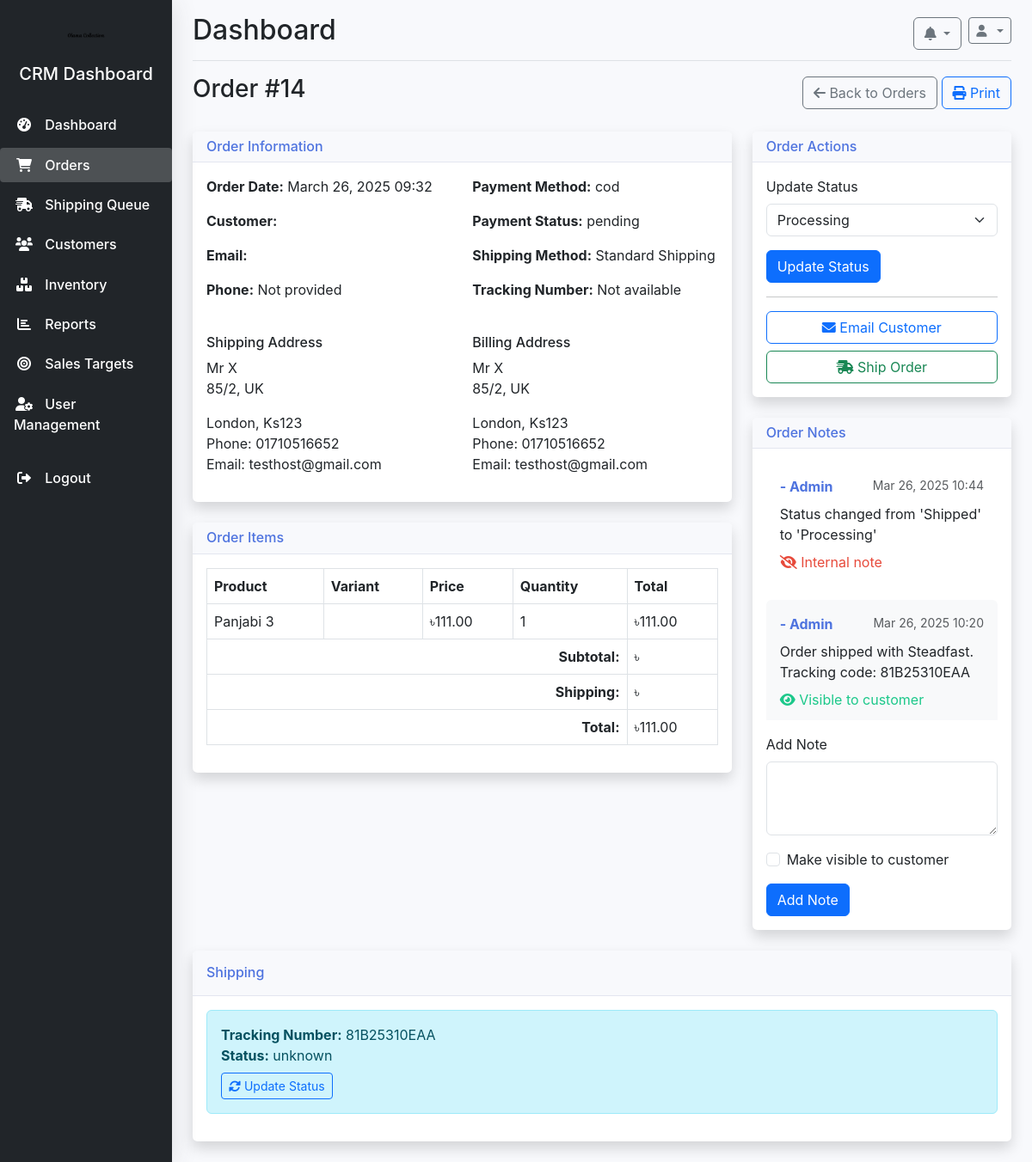
/crm/orders/14/ (signed in), run on the app's committed database.
### orders/models.py (models this page shows, shortened)
class Order(models.Model):
    order_number = models.CharField(max_length=20, unique=True, null=True, blank=True)
    customer = models.ForeignKey(User, on_delete=models.SET_NULL, related_name='orders', null=True, blank=True)
    shipping_address = models.TextField(null=True, blank=True)
    billing_address = models.TextField(blank=True, null=True)
    payment_method = models.CharField(max_length=50, null=True, blank=True)  # Made nullable
    payment_status = models.CharField(max_length=50, default='pending')
    total_amount = models.DecimalField(max_digits=10, decimal_places=2, null=True, blank=True)  # Made nullable
    created_at = models.DateTimeField(auto_now_add=True)
    updated_at = models.DateTimeField(auto_now=True)
    status = models.ForeignKey('crm.OrderStatus', on_delete=models.SET_NULL, null=True, blank=True)
    tracking_code = models.CharField(max_length=50, blank=True, null=True)
    consignment_id = models.CharField(max_length=50, blank=True, null=True)
    delivery_status = models.CharField(max_length=50, blank=True, null=True)
    inventory_updated = models.BooleanField(default=False)

class OrderItem(models.Model):
    order = models.ForeignKey(Order, on_delete=models.CASCADE, related_name='items')
    product = models.ForeignKey(Product, on_delete=models.SET_NULL, null=True, blank=True)  # Made nullable
    variant = models.ForeignKey(ProductVariant, on_delete=models.SET_NULL, null=True, blank=True)
    quantity = models.PositiveIntegerField(null=True, blank=True, default=1)  # Made nullable
    price = models.DecimalField(max_digits=10, decimal_places=2, null=True, blank=True)  # Made nullable
    @property
    def total_price(self):
        if self.price is None or self.quantity is None:
            return 0
        return self.price * self.quantity

### products/models.py (models this page shows, shortened)
class Product(models.Model):
    PRODUCT_TYPE_CHOICES = (
        ('simple', 'Simple Product'),
        ('variable', 'Variable Product')
    )
    name = models.CharField(max_length=255)
    slug = models.SlugField(unique=True)
    description = models.TextField()
    category = models.ForeignKey(Category, on_delete=models.CASCADE)
    price = models.DecimalField(max_digits=10, decimal_places=2)
    discount_price = models.DecimalField(max_digits=10, decimal_places=2, null=True, blank=True)
    is_featured = models.BooleanField(default=False)
    is_active = models.BooleanField(default=True)
    created_at = models.DateTimeField(auto_now_add=True)
    updated_at = models.DateTimeField(auto_now=True)
    product_type = models.CharField(max_length=10, choices=PRODUCT_TYPE_CHOICES, default='simple')
    stock_quantity = models.PositiveIntegerField(default=0, null=True, blank=True)
    sku = models.CharField(max_length=100, null=True, blank=True)

### crm/models.py (models this page shows, shortened)
class OrderStatus(models.Model):
    name = models.CharField(max_length=50)
    description = models.TextField(blank=True)
    color_code = models.CharField(max_length=7, default="#808080")  # Hex color code
    is_active = models.BooleanField(default=True)
    sort_order = models.PositiveSmallIntegerField(default=0)
    is_initial = models.BooleanField(default=False)
    is_processing = models.BooleanField(default=False)
    is_completed = models.BooleanField(default=False)
    is_cancelled = models.BooleanField(default=False)
    class Meta:
        verbose_name_plural = "Order Statuses"
        ordering = ['sort_order']

class OrderNote(models.Model):
    order = models.ForeignKey('orders.Order', on_delete=models.CASCADE, related_name='crm_notes')
    user = models.ForeignKey(CRMUser, on_delete=models.SET_NULL, null=True, related_name='notes')
    note = models.TextField()
    created_at = models.DateTimeField(auto_now_add=True)
    is_customer_visible = models.BooleanField(default=False)
    class Meta:
        ordering = ['-created_at']

class CRMUser(models.Model):
    ROLE_CHOICES = (
        ('admin', _('Admin')),
        ('manager', _('Manager')),
        ('staff', _('Staff')),
    )
    user = models.OneToOneField(User, on_delete=models.CASCADE, related_name='crm_profile')
    role = models.CharField(max_length=20, choices=ROLE_CHOICES, default='staff')
    is_active = models.BooleanField(default=True)
    date_joined = models.DateTimeField(default=timezone.now)
    can_manage_orders = models.BooleanField(default=False)
    can_manage_inventory = models.BooleanField(default=False)
    can_view_reports = models.BooleanField(default=False)
    can_manage_customers = models.BooleanField(default=False)
    def __str__(self):
        return f"{self.user.get_full_name()} - {self.get_role_display()}"

### crm/views.py (the view, shortened to what this page needs)
# urls.py: path('orders/<int:order_id>/', views.order_detail, name='order_detail'),
@crm_login_required
def order_detail(request, order_id):
    order = get_object_or_404(Order.objects.select_related('status', 'customer'), id=order_id)
    order_items = order.items.select_related('product', 'variant').all()
    subtotal = sum(item.quantity * item.price for item in order_items if item.quantity and item.price)
    shipping_cost = order.shipping_cost if hasattr(order, 'shipping_cost') else 0
    discount_amount = order.discount_amount if hasattr(order, 'discount_amount') else 0
    total = order.total_amount or (subtotal + shipping_cost - discount_amount)
    customer_info = {
        'name': 'Guest',
        'email': 'Not provided',
        'phone': 'Not provided'
    }
    if order.customer:
        customer_info = {
            'name': order.customer.get_full_name() or order.customer.username,
            'email': order.customer.email or 'Not provided',
            'phone': getattr(order.customer, 'phone', None) or
                     (order.customer.profile.phone_number if hasattr(order.customer, 'profile') else 'Not provided'),
            'joined': order.customer.date_joined
        }
    notes = OrderNote.objects.filter(order=order).select_related('user') if hasattr(order, 'crm_notes') else []
    statuses = OrderStatus.objects.filter(is_active=True).order_by('sort_order')
    context = {
        'order': order,
        'order_items': order_items,
        'customer_info': customer_info,
        'subtotal': subtotal,
        'shipping_cost': shipping_cost,
        'discount_amount': discount_amount,
        'total': total,
        'notes': notes,
        'statuses': statuses
    }
    return render(request, 'crm/orders/detail.html', context)

### crm/templates/crm/orders/detail.html (shortened to what this page needs)
{% extends 'crm/base.html' %}
{% load static %}
{% block content %}
<div class="d-flex justify-content-between align-items-center mb-4">
    <h1 class="h3">Order #{{ order.id }}</h1>
    <div>
        <a href="{% url 'crm:order_list' %}" class="btn btn-outline-secondary">
            <i class="fas fa-arrow-left"></i> Back to Orders
        </a>
        <button type="button" class="btn btn-outline-primary" onclick="window.print();">
            <i class="fas fa-print"></i> Print
        </button>
    </div>
</div>
<div class="row">
    <div class="col-lg-8">
        <div class="card shadow mb-4">
            <div class="card-header">
                <h6 class="m-0 font-weight-bold text-primary">Order Information</h6>
            </div>
            <div class="card-body">
                <div class="row mb-4">
                    <div class="col-md-6">
                        <p><strong>Order Date:</strong> {{ order.created_at|date:"F d, Y H:i" }}</p>
                        <p><strong>Customer:</strong> {{ order.customer.user.get_full_name }}</p>
                        <p><strong>Email:</strong> {{ order.customer.user.email }}</p>
                        <p><strong>Phone:</strong> {{ order.customer.user.phone|default:"Not provided" }}</p>
                    </div>
                    <div class="col-md-6">
                        <p><strong>Payment Method:</strong> {{ order.payment_method }}</p>
                        <p><strong>Payment Status:</strong> {{ order.payment_status|default:"Unknown" }}</p>
                        <p><strong>Shipping Method:</strong> {{ order.shipping_method|default:"Standard Shipping" }}</p>
                        <p><strong>Tracking Number:</strong> {{ order.tracking_number|default:"Not available" }}</p>
                    </div>
                </div>
                <div class="row">
                    <div class="col-md-6">
                        <h6 class="font-weight-bold">Shipping Address</h6>
                        <address>
                            {{ order.shipping_address|linebreaks }}
                        </address>
                    </div>
                    <div class="col-md-6">
                        <h6 class="font-weight-bold">Billing Address</h6>
                        <address>
                            {{ order.billing_address|default:order.shipping_address|linebreaks }}
                        </address>
                    </div>
                </div>
            </div>
        </div>
        <div class="card shadow mb-4">
            <div class="card-header">
                <h6 class="m-0 font-weight-bold text-primary">Order Items</h6>
            </div>
            <div class="card-body">
                <div class="table-responsive">
                    <table class="table table-bordered">
                        <thead>
                            <tr>
                                <th>Product</th>
                                <th>Variant</th>
                                <th>Price</th>
                                <th>Quantity</th>
                                <th>Total</th>
                            </tr>
                        </thead>
                        <tbody>
                            {% for item in order.items.all %}
                            <tr>
                                <td>
                                    {{ item.product.name }}
                                </td>
                                <td>
                                </td>
                                <td>৳{{ item.price|floatformat:2 }}</td>
                                <td>{{ item.quantity }}</td>
                                <td>৳{{ item.total_price|floatformat:2 }}</td>
                            </tr>
                            {% endfor %}
                        </tbody>
                        <tfoot>
                            <tr>
                                <td colspan="4" class="text-end"><strong>Subtotal:</strong></td>
                                <td>৳{{ order.subtotal|floatformat:2 }}</td>
                            </tr>
                            <tr>
                                <td colspan="4" class="text-end"><strong>Shipping:</strong></td>
                                <td>৳{{ order.shipping_cost|floatformat:2 }}</td>
                            </tr>
                            <tr>
                                <td colspan="4" class="text-end"><strong>Total:</strong></td>
                                <td>৳{{ order.total_amount|floatformat:2 }}</td>
                            </tr>
                        </tfoot>
                    </table>
                </div>
            </div>
        </div>
    </div>
    <div class="col-lg-4">
        <div class="card shadow mb-4">
            <div class="card-header">
                <h6 class="m-0 font-weight-bold text-primary">Order Actions</h6>
            </div>
            <div class="card-body">
                <form action="{% url 'crm:update_order_status' order.id %}" method="post">
                    <div class="mb-3">
                        <label for="status" class="form-label">Update Status</label>
                        <select class="form-select" id="status" name="status">
                            {% for status in statuses %}
                            <option value="{{ status.id }}" {% if order.status.id == status.id %}selected{% endif %}>
                                {{ status.name }}
                            </option>
                            {% endfor %}
                        </select>
                    </div>
                    <button type="submit" class="btn btn-primary">Update Status</button>
                </form>
                <hr>
                <div class="d-grid gap-2">
                    <button type="button" class="btn btn-outline-primary" data-bs-toggle="modal" data-bs-target="#emailCustomerModal">
                        <i class="fas fa-envelope"></i> Email Customer
                    </button>
                    <button type="button" class="btn btn-outline-success" data-bs-toggle="modal" data-bs-target="#shipOrderModal">
                        <i class="fas fa-shipping-fast"></i> Ship Order
                    </button>
                </div>
            </div>
        </div>
        <div class="card shadow mb-4">
            <div class="card-header">
                <h6 class="m-0 font-weight-bold text-primary">Order Notes</h6>
            </div>
            <div class="card-body">
                <div class="notes-container mb-3" style="max-height: 300px; overflow-y: auto;">
                    {% for note in notes %}
                    <div class="note mb-3 p-3 {% if note.is_customer_visible %}bg-light{% else %}bg-warning-light{% endif %} rounded">
                        <div class="d-flex justify-content-between">
                            <span class="text-primary fw-bold">{{ note.user }}</span>
                            <small class="text-muted">{{ note.created_at|date:"M d, Y H:i" }}</small>
                        </div>
                        <p class="mb-0 mt-2">{{ note.note }}</p>
                        {% if note.is_customer_visible %}
                        <div class="mt-2 text-success">
                            <i class="fas fa-eye"></i> Visible to customer
                        </div>
                        {% else %}
                        <div class="mt-2 text-danger">
                            <i class="fas fa-eye-slash"></i> Internal note
                        </div>
                        {% endif %}
                    </div>
                    {% empty %}
                    <p class="text-center">No notes yet</p>
                    {% endfor %}
                </div>
                <form action="{% url 'crm:add_order_note' order.id %}" method="post">
                    <div class="mb-3">
                        <label for="note" class="form-label">Add Note</label>
                        <textarea class="form-control" id="note" name="note" rows="3" required></textarea>
                    </div>
                    <div class="form-check mb-3">
                        <input class="form-check-input" type="checkbox" id="is_customer_visible" name="is_customer_visible">
                        <label class="form-check-label" for="is_customer_visible">
                            Make visible to customer
                        </label>
                    </div>
                    <button type="submit" class="btn btn-primary">Add Note</button>
                </form>
            </div>
        </div>
    </div>
</div>
<div class="card shadow mb-4">
    <div class="card-header py-3">
        <h6 class="m-0 font-weight-bold text-primary">Shipping</h6>
    </div>
    <div class="card-body">
        {% if order.tracking_code %}
            <div class="alert alert-info mb-3">
                <strong>Tracking Number:</strong> {{ order.tracking_code }}<br>
                <strong>Status:</strong> {{ order.delivery_status|default:"Unknown" }}
                <div class="mt-2">
                    <a href="{% url 'crm:check_delivery_status' order.id %}" class="btn btn-sm btn-outline-primary">
                        <i class="fas fa-sync-alt"></i> Update Status
                    </a>
                </div>
            </div>
        {% endif %}
    </div>
</div>
{% endblock %}

### crm/static/crm/css/style.css (style rules this page uses)
body { font-family: 'Nunito', -apple-system, BlinkMacSystemFont, "Segoe UI", Roboto, "Helvetica Neue", Arial, sans-serif; background-color: #f8f9fc; }
.card { border: none; box-shadow: 0 0.15rem 1.75rem 0 rgba(58, 59, 69, 0.1); border-radius: 0.35rem; }
.card-header { background-color: #f8f9fc; border-bottom: 1px solid #e3e6f0; }
.text-primary { color: #4e73df !important; }
.text-success { color: #1cc88a !important; }
.text-danger { color: #e74a3b !important; }
.table-responsive { overflow-x: auto; }

### data on the page
Order: id "14", created_at "March 26, 2025 09:32", customer.user.phone "Not provided", payment_method "cod", payment_status "pending", shipping_address "Mr X 85/2, UK London, Ks123 Phone: 01710516652 Email: testhost@gmail.com", billing_address "Mr X 85/2, UK London, Ks123 Phone: 01710516652 Email: testhost@gmail.com", total_amount "111.00", status "Processing", tracking_code "81B25310EAA", delivery_status "unknown"
OrderItem: product.name "Panjabi 3", price "111.00", quantity "1", total_price "111.00"
OrderNote: user "- Admin", created_at "Mar 26, 2025 10:44", note "Status changed from 'Shipped' to 'Processing'", is_customer_visible False (drawn)
OrderNote: user "- Admin", created_at "Mar 26, 2025 10:20", note "Order shipped with Steadfast. Tracking code: 81B25310EAA", is_customer_visible True (drawn)

### other printed values
{{ order.shipping_method|default:"Standard Shipping" }} "Standard Shipping"
{{ order.tracking_number|default:"Not available" }} "Not available"
